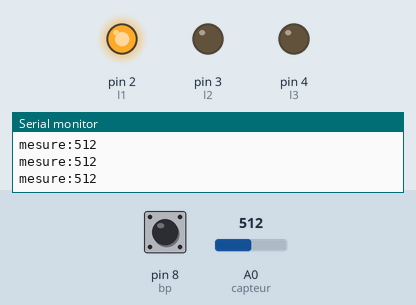
This sketch was run on a simulated Arduino Uno, built with avr-gcc and run on an emulated ATmega328P. Parts: output pins drawn as LEDs (lit = HIGH), the last lines printed to the serial monitor. The inputs (shaded band) are chosen by the test bench; at power-on: pin 8 (bp) HIGH, A0 (capteur) = 512.

Above: at 1.2 s.
1.3 s: pin 8 (bp) pulled LOW for 1 s
At 3.1 s:
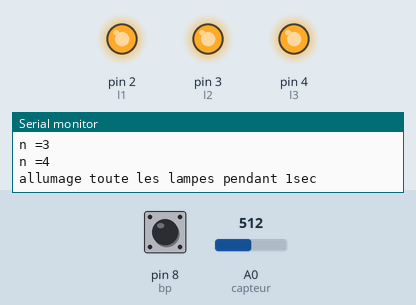
4.8 s: pin 8 (bp) pulled LOW for 0.15 s
At 5.8 s:
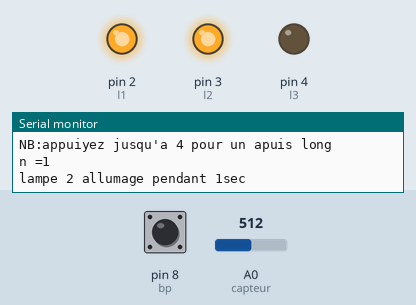
7.6 s: A0 (capteur) set to 592
10.6 s: A0 (capteur) set to 608
At 11.6 s:
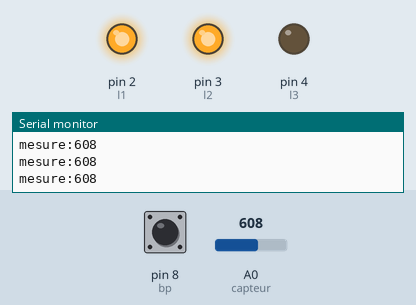
12.1 s: A0 (capteur) set to 787
13.6 s: A0 (capteur) set to 818
At 14.2 s:
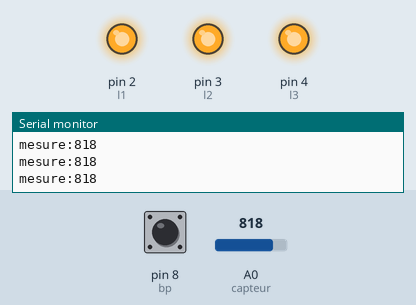
Timing chart, 0 to 16.6 s (numbered marks = the images above; inputs shaded):
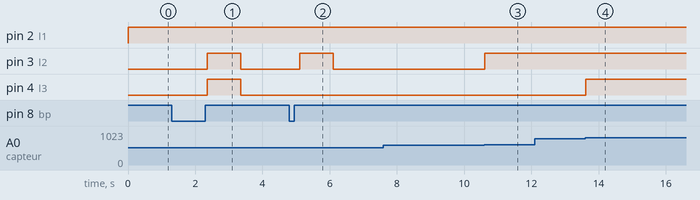

The sketch:

alumage-auto.ino
```cpp
int l1 = 2, l2 = 3, l3 = 4;  //declararion des bronche des lampes connectées
int bp = 8;                  // déclaration de la bronche du BP
int capteur = A0;            //fignal analloique du capteur
// int seuil=500;
int n = 0;  //compteur init
void setup() {
  // put your setup code here, to run once:
  pinMode(l1, OUTPUT);
  pinMode(l2, OUTPUT);
  pinMode(l3, OUTPUT);

  // pinMode(l1,OUTPUT);
  pinMode(bp, INPUT_PULLUP);
  Serial.begin(9600);
  Serial.println("initialisation du programme");
}

void loop() {
  // put your main code here, to run repeatedly:
  int val = analogRead(capteur);
  Serial.print("mesure:");
  Serial.println(val);
  if (val > 400) {
    digitalWrite(l1, HIGH);
  }
  if (val > 600) {
    digitalWrite(l1, HIGH);
    digitalWrite(l2, HIGH);
  }
  if (val > 800) {
    digitalWrite(l1, HIGH);
    digitalWrite(l2, HIGH);
    digitalWrite(l3, HIGH);
  }
  if (val < 400) {
    digitalWrite(l1, LOW);
    digitalWrite(l2, LOW);
    digitalWrite(l3, LOW);
  }
  if(digitalRead(bp) == LOW){
    Serial.println("NB:appuiyez jusqu'a 4 pour un apuis long");
  }
  while (digitalRead(bp) == LOW) {
    n++;
    // Serial.println("NB:appuiyez jusqu'a 4 pour un apuis long");
    Serial.print("n =");
    Serial.println(n);
    delay(250);
  }
  if (n > 0 && n < 4) {
    digitalWrite(l2, HIGH);
    Serial.println("lampe 2 allumage pendant 1sec");
    delay(1000);
    digitalWrite(l2, LOW);
  } else if (n >= 4) {
    digitalWrite(l1, HIGH);
    digitalWrite(l2, HIGH);
    digitalWrite(l3, HIGH);
    Serial.println("allumage toute les lampes pendant 1sec");
    delay(1000);
    digitalWrite(l1, LOW);
    digitalWrite(l2, LOW);
    digitalWrite(l3, LOW);
  }
  n=0;
}
```

Measured:
- the behaviour switches between 800 and 801 on A0 (capteur) (found by bisection; images 3 and 4)
- after the input at 1.3 s, pin 3 (l2), pin 4 (l3): LOW → HIGH after 1.1 s, → LOW 1.0 s later
- after the input at 4.8 s, pin 3 (l2): LOW → HIGH after 0.30 s, → LOW 1.0 s later
- after the input at 10.6 s, pin 3 (l2): LOW → HIGH at once
- after the input at 13.6 s, pin 4 (l3): LOW → HIGH at once
